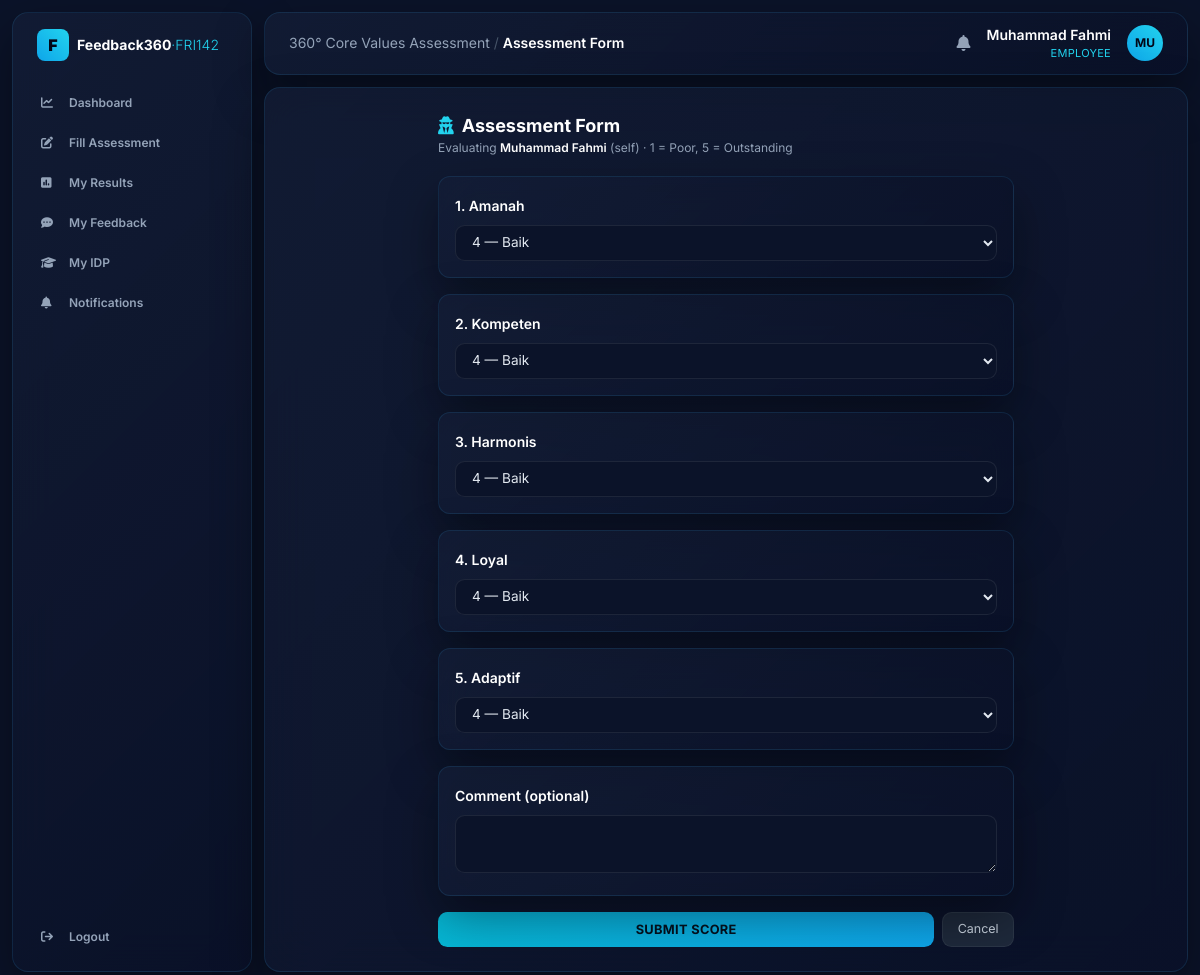
/assess/14 (signed in), run on the app's committed database.
### tables this page shows
CREATE TABLE users (
    id INTEGER PRIMARY KEY AUTOINCREMENT,
    username TEXT UNIQUE NOT NULL,
    password_hash TEXT NOT NULL,
    display_name TEXT NOT NULL,
    role TEXT NOT NULL,                -- admin | hr | management | employee
    employee_id INTEGER REFERENCES employees(id)
);

CREATE TABLE employees (
    id INTEGER PRIMARY KEY AUTOINCREMENT,
    nip TEXT UNIQUE NOT NULL,
    full_name TEXT NOT NULL,
    position TEXT NOT NULL,
    department TEXT NOT NULL,
    supervisor_id INTEGER REFERENCES employees(id)
);

CREATE TABLE assignments (
    id INTEGER PRIMARY KEY AUTOINCREMENT,
    period_id INTEGER NOT NULL REFERENCES periods(id),
    assessee_id INTEGER NOT NULL REFERENCES employees(id),
    evaluator_id INTEGER NOT NULL REFERENCES employees(id),
    relation_type TEXT NOT NULL,           -- self | supervisor | peer | subordinate
    approval_status TEXT NOT NULL DEFAULT 'pending',  -- pending | approved | rejected
    submitted INTEGER NOT NULL DEFAULT 0
);

### app.py (the view, shortened to what this page needs)
@app.route("/assess/<int:aid>", methods=["GET", "POST"])
@require("employee")
def assess(aid):
    a = g.db.execute(
        "SELECT a.*, ae.full_name AS assessee FROM assignments a "
        "JOIN employees ae ON a.assessee_id=ae.id WHERE a.id=?", (aid,)).fetchone()
    if not a or a["evaluator_id"] != g.user["employee_id"]:
        abort(403)
    return render_template("assess.html", a=a)

### app.py (called while the page is built)
@app.before_request
def load_user():
    g.db = get_db()
    g.user = None
    if "uid" in session:
        g.user = g.db.execute(
            "SELECT * FROM users WHERE id=?", (session["uid"],)
        ).fetchone()

def require(*roles):
    def deco(fn):
        @wraps(fn)
        def wrapper(*a, **kw):
            if not g.user:
                return redirect(url_for("login"))
            if roles and g.user["role"] not in roles:
                abort(403)
            return fn(*a, **kw)
        return wrapper
    return deco

@app.context_processor
def inject_globals():
    unread = 0
    if g.get("user"):
        unread = g.db.execute(
            "SELECT COUNT(*) c FROM notifications WHERE is_read=0 AND "
            "(target_role=? OR target_user_id=?)",
            (g.user["role"], g.user["id"]),
        ).fetchone()["c"]
    return dict(user=g.get("user"), VALUES=VALUES, VALUE_LABELS=VALUE_LABELS,
                TARGET=CORPORATE_TARGET, unread=unread)

### database.py (called while the page is built)
def get_db():
    conn = sqlite3.connect(DB_PATH)
    conn.row_factory = sqlite3.Row
    conn.execute("PRAGMA foreign_keys = ON")
    return conn

### templates/assess.html (shortened to what this page needs)
{% extends "base.html" %}
{% block heading %}Assessment Form{% endblock %}
{% block body %}
<div class="max-w-xl mx-auto">
  <div class="mb-5">
    <h2 class="text-lg font-bold text-white"><i class="fa-solid fa-user-secret text-cyan-400 mr-2"></i>Assessment Form</h2>
    <p class="text-xs text-slate-400">Evaluating <span class="text-white font-semibold">{{ a['assessee'] }}</span>
      ({{ a['relation_type'] }}) · 1 = Poor, 5 = Outstanding</p>
  </div>
  <form method="post" class="space-y-4">
    {% for v in VALUES %}
    <div class="glossy rounded-xl p-4">
      <label class="text-sm font-semibold text-white">{{ loop.index }}. {{ VALUE_LABELS[v] }}</label>
      <select name="{{ v }}" class="inp mt-2" required>
        <option value="4" selected>4 — Baik</option>
      </select>
    </div>
    {% endfor %}
    <div class="glossy rounded-xl p-4">
      <label class="text-sm font-semibold text-white">Comment (optional)</label>
      <textarea name="comment" rows="2" class="inp mt-2"></textarea>
    </div>
    <div class="flex gap-2">
      <button class="btn flex-grow uppercase tracking-wide">Submit Score</button>
      <a href="{{ url_for('my_assignments') }}" class="btn-ghost">Cancel</a>
    </div>
  </form>
</div>
{% endblock %}

### templates/base.html (shortened to what this page needs)
<!DOCTYPE html>
<html lang="en">
<head>
<script src="https://cdn.tailwindcss.com"></script>
<link rel="stylesheet" href="https://cdnjs.cloudflare.com/ajax/libs/font-awesome/6.4.0/css/all.min.css">
</head>
<body class="text-slate-200 min-h-screen">
{% if user %}
<div class="flex min-h-screen">
  <aside class="w-60 shrink-0 glossy m-3 rounded-2xl p-4 flex flex-col">
    <div class="flex items-center gap-2 px-2 mb-6">
      <div class="w-8 h-8 bg-gradient-to-tr from-sky-500 to-cyan-400 rounded-lg flex items-center justify-center text-slate-950 font-black">F</div>
      <span class="text-sm font-bold text-white leading-tight">Feedback360<span class="text-cyan-400 font-light">·FRI142</span></span>
    </div>
    {% set R = user['role'] %}
    <nav class="space-y-1 text-xs font-semibold flex-grow">
      {% macro link(ep,icon,label) %}
        <a href="{{ url_for(ep) }}" class="flex items-center gap-3 px-3 py-2.5 rounded-xl navlink {{ 'nav-active' if request.endpoint==ep }}">
          <i class="fa-solid {{ icon }} w-4"></i><span>{{ label }}</span></a>
      {% endmacro %}
      {% if R == 'employee' %}{{ link('my_dashboard','fa-chart-line','Dashboard') }}{% endif %}
      {% if R == 'employee' %}{{ link('my_assignments','fa-pen-to-square','Fill Assessment') }}{% endif %}
      {% if R == 'employee' %}{{ link('my_results','fa-square-poll-vertical','My Results') }}{% endif %}
      {% if R == 'employee' %}{{ link('feedback','fa-comment-dots','My Feedback') }}{% endif %}
      {% if R == 'employee' %}{{ link('my_idp','fa-graduation-cap','My IDP') }}{% endif %}
      {{ link('notifications','fa-bell','Notifications') }}
    </nav>
    <a href="{{ url_for('logout') }}" class="flex items-center gap-3 px-3 py-2.5 rounded-xl navlink text-xs font-semibold mt-2">
      <i class="fa-solid fa-arrow-right-from-bracket w-4"></i><span>Logout</span></a>
  </aside>
  <div class="flex-grow p-3 pl-0">
    <header class="glossy rounded-2xl px-6 py-3 flex justify-between items-center mb-3">
      <div class="text-sm text-slate-400">360° Core Values Assessment <span class="text-slate-600">/</span>
        <span class="text-white font-semibold">{{ self.heading() }}</span></div>
      <div class="flex items-center gap-4">
        <a href="{{ url_for('notifications') }}" class="relative text-slate-400 hover:text-white">
          <i class="fa-solid fa-bell"></i>
        </a>
        <div class="text-right">
          <div class="text-sm font-semibold text-white">{{ user['display_name'] }}</div>
          <div class="text-[11px] text-cyan-400 uppercase tracking-wide">{{ user['role'] }}</div>
        </div>
        <div class="w-9 h-9 rounded-full bg-gradient-to-tr from-sky-500 to-cyan-400 flex items-center justify-center text-slate-950 font-bold text-xs">
          {{ user['display_name'][:2]|upper }}</div>
      </div>
    </header>
    <main class="glossy rounded-2xl p-6 min-h-[70vh]">{% block body %}{% endblock %}</main>
  </div>
</div>
{% else %}{% block plain %}{% endblock %}{% endif %}
</body>
</html>

### templates/base.html (style rules this page uses)
body { font-family:'Inter',sans-serif;background:#0b1329 }
.glossy { background:linear-gradient(135deg,rgba(20,30,55,.75),rgba(10,17,40,.85)); backdrop-filter:blur(20px);border:1px solid rgba(56,189,248,.12); box-shadow:0 20px 50px rgba(0,0,0,.4) }
.navlink { color:#94a3b8 }
.inp { background:#0b1329;border:1px solid rgba(255,255,255,.08);border-radius:.6rem; padding:.5rem .75rem;color:#e2e8f0;width:100%;font-size:.85rem }
.btn { background:linear-gradient(90deg,#06b6d4,#0ea5e9);color:#04111f;font-weight:700; padding:.5rem 1rem;border-radius:.6rem;font-size:.8rem }
.btn-ghost { background:#1e293b;color:#cbd5e1;padding:.45rem .9rem;border-radius:.6rem;font-size:.78rem;border:1px solid rgba(255,255,255,.06) }

### data on the page
users: display_name "Muhammad Fahmi", role "EMPLOYEE", display_name "MU"
employees: assessee "Muhammad Fahmi"
assignments: relation_type "self"

### other printed values
{{ label }} "Dashboard Fill Assessment My Results My Feedback My IDP Notifications"
{{ VALUE_LABELS[v] }} "Amanah" "Kompeten" "Harmonis" "Loyal" "Adaptif"
